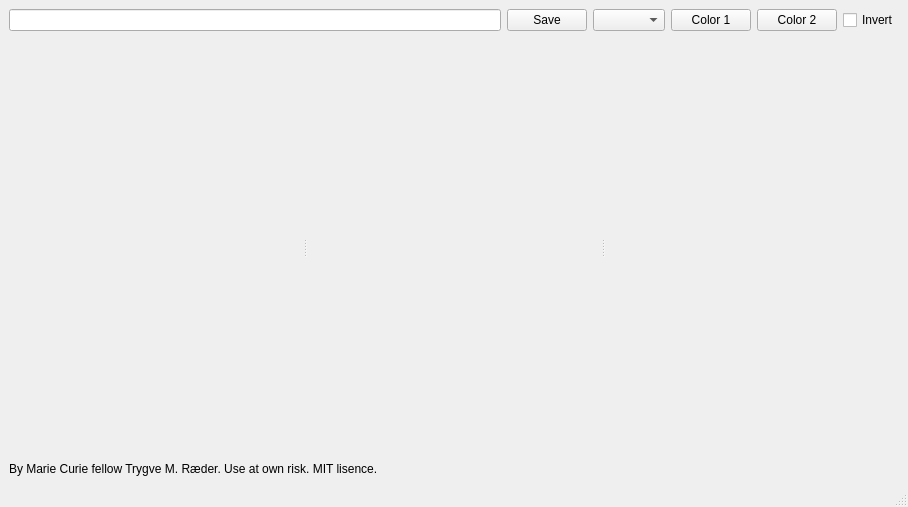
<?xml version="1.0" encoding="UTF-8"?>
<ui version="4.0">
 <class>MainWindow</class>
 <widget class="QMainWindow" name="MainWindow">
  <property name="geometry">
   <rect>
    <x>0</x>
    <y>0</y>
    <width>908</width>
    <height>507</height>
   </rect>
  </property>
  <property name="windowTitle">
   <string>lut combiner</string>
  </property>
  <widget class="QWidget" name="centralwidget">
   <layout class="QVBoxLayout" name="verticalLayout_4">
    <item>
     <layout class="QHBoxLayout" name="horizontalLayout">
      <item>
       <widget class="QLineEdit" name="path"/>
      </item>
      <item>
       <widget class="QPushButton" name="save_button">
        <property name="text">
         <string>Save</string>
        </property>
       </widget>
      </item>
      <item>
       <widget class="QComboBox" name="cmap_selector"/>
      </item>
      <item>
       <widget class="QPushButton" name="color_0_button">
        <property name="enabled">
         <bool>true</bool>
        </property>
        <property name="sizePolicy">
         <sizepolicy hsizetype="Minimum" vsizetype="Fixed">
          <horstretch>0</horstretch>
          <verstretch>0</verstretch>
         </sizepolicy>
        </property>
        <property name="text">
         <string>Color 1</string>
        </property>
       </widget>
      </item>
      <item>
       <widget class="QPushButton" name="color_1_button">
        <property name="text">
         <string>Color 2</string>
        </property>
       </widget>
      </item>
      <item>
       <widget class="QCheckBox" name="invert_check">
        <property name="text">
         <string>Invert</string>
        </property>
       </widget>
      </item>
     </layout>
    </item>
    <item>
     <widget class="QSplitter" name="splitter">
      <property name="sizePolicy">
       <sizepolicy hsizetype="Expanding" vsizetype="Preferred">
        <horstretch>0</horstretch>
        <verstretch>1</verstretch>
       </sizepolicy>
      </property>
      <property name="orientation">
       <enum>Qt::Horizontal</enum>
      </property>
      <widget class="QWidget" name="verticalLayoutWidget">
       <layout class="QVBoxLayout" name="verticalLayout">
        <property name="bottomMargin">
         <number>10</number>
        </property>
        <item>
         <widget class="ImageView" name="img_0" native="true"/>
        </item>
        <item>
         <widget class="ImageView" name="img_1" native="true"/>
        </item>
        <item>
         <widget class="ImageView" name="img_2" native="true"/>
        </item>
       </layout>
      </widget>
      <widget class="QWidget" name="verticalLayoutWidget_2">
       <layout class="QVBoxLayout" name="verticalLayout_2" stretch="0">
        <item>
         <widget class="ImageView" name="composite" native="true"/>
        </item>
       </layout>
      </widget>
      <widget class="QWidget" name="verticalLayoutWidget_3">
       <layout class="QVBoxLayout" name="verticalLayout_3"/>
      </widget>
     </widget>
    </item>
    <item>
     <widget class="QLabel" name="label">
      <property name="minimumSize">
       <size>
        <width>10</width>
        <height>0</height>
       </size>
      </property>
      <property name="text">
       <string>By Marie Curie fellow Trygve M. Ræder. Use at own risk. MIT lisence. </string>
      </property>
     </widget>
    </item>
   </layout>
  </widget>
  <widget class="QMenuBar" name="menubar">
   <property name="geometry">
    <rect>
     <x>0</x>
     <y>0</y>
     <width>908</width>
     <height>22</height>
    </rect>
   </property>
  </widget>
  <widget class="QStatusBar" name="statusbar"/>
 </widget>
 <customwidgets>
  <customwidget>
   <class>ImageView</class>
   <extends>QWidget</extends>
   <header>pyqtgraph</header>
   <container>1</container>
  </customwidget>
 </customwidgets>
 <resources/>
 <connections/>
</ui>
